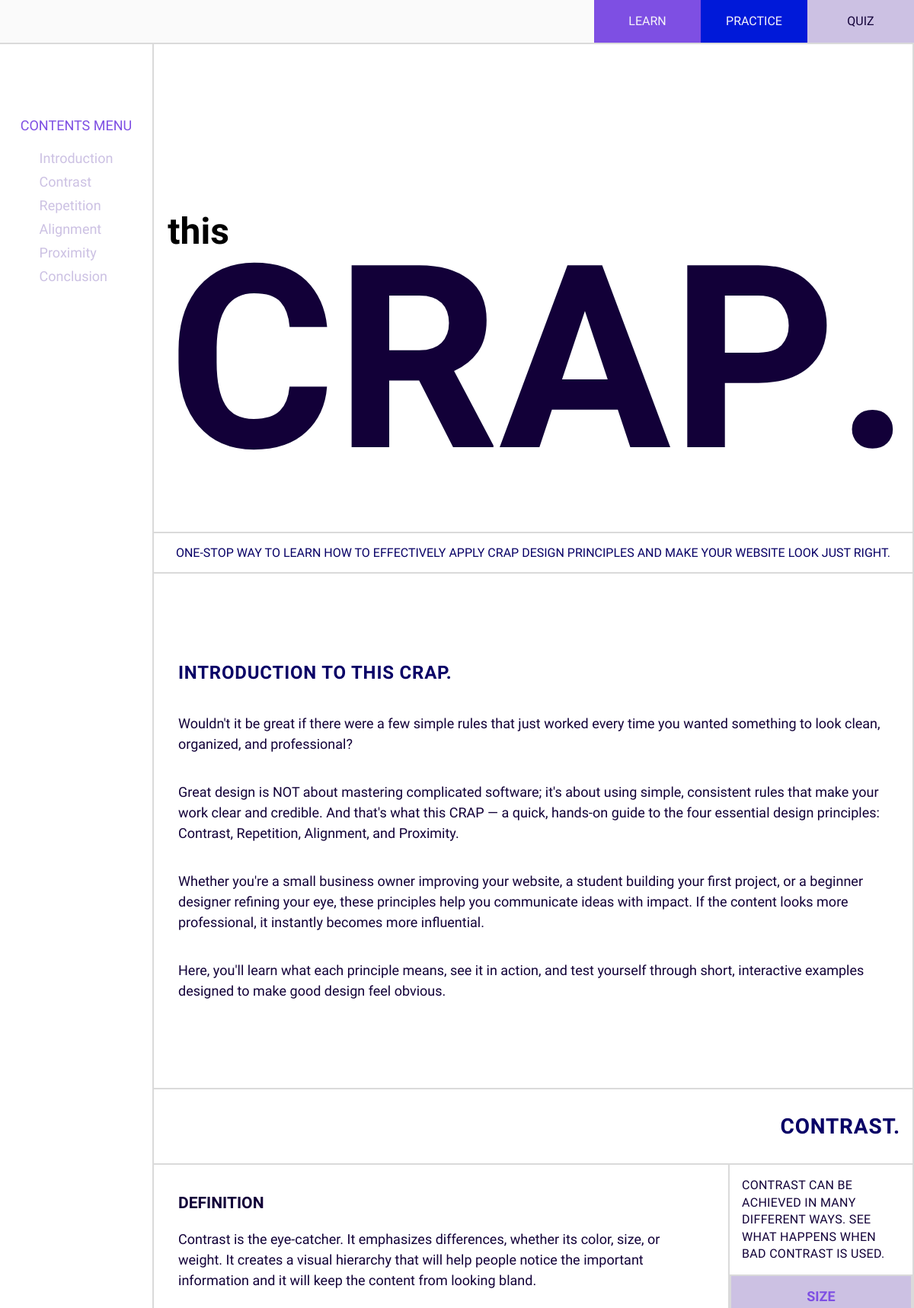
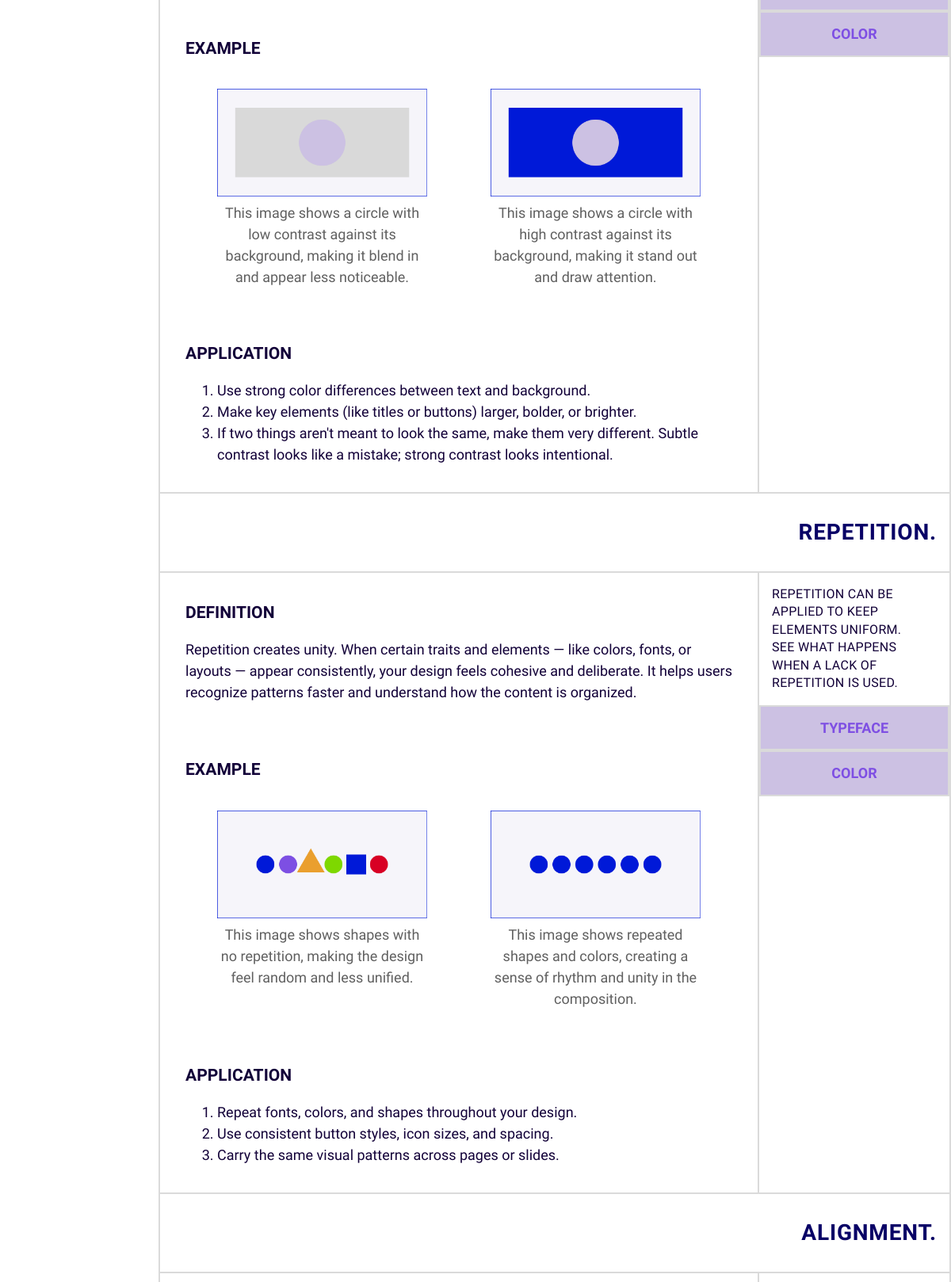
The page / (upper part) on the database its author committed (2 pictures, top to bottom).
### tables this page shows
CREATE TABLE pages (
  `id`                  INT UNSIGNED NOT NULL AUTO_INCREMENT PRIMARY KEY,
  `mode`                VARCHAR(30) NOT NULL,
  `title`               VARCHAR(30) NOT NULL,
  `hero_id`             INT UNSIGNED NOT NULL,
  `intro_heading`       TEXT NOT NULL,
  `intro_content`       TEXT NOT NULL,
  `summary`             TEXT,
  `conclusion_heading`  TEXT NOT NULL,
  `conclusion_content`  TEXT NOT NULL,

  FOREIGN KEY (hero_id) REFERENCES heros(id) ON DELETE RESTRICT
);

CREATE TABLE heros (
  `id`        INT UNSIGNED NOT NULL AUTO_INCREMENT PRIMARY KEY,
  `this`      BOOLEAN NOT NULL,  
  `title`     VARCHAR(5) NOT NULL,
  `subtitle`  TINYTEXT NOT NULL
);

CREATE TABLE principles (
  `id`                  INT UNSIGNED NOT NULL AUTO_INCREMENT PRIMARY KEY,
  `name`                VARCHAR(30) NOT NULL,
  `interaction_heading` TEXT NOT NULL,
  `definition`          TEXT NOT NULL,
  `before_image_id`     INT UNSIGNED NOT NULL, 
  `after_image_id`      INT UNSIGNED NOT NULL,
  `application_steps`   TEXT NOT NULL,

  FOREIGN KEY (before_image_id) REFERENCES images(id) ON DELETE RESTRICT,
  FOREIGN KEY (after_image_id) REFERENCES images(id) ON DELETE RESTRICT
);

CREATE TABLE images (
  `id`          INT UNSIGNED NOT NULL AUTO_INCREMENT PRIMARY KEY,
  `file_path`   TINYTEXT NOT NULL,
  `caption`     TEXT
);

### assets/inc/utils.inc.php (called while the page is built, shortened)
<?php
  function getPageInfo(mysqli $mysqli, string $mode) {
    $sql = "SELECT
              `mode`,
              pages.`title`,
              hero.`this` AS `hero_this`,
              hero.`title` AS `hero_title`,
              hero.`subtitle` AS `hero_subtitle`,
              `intro_heading`,
              `intro_content`,
              `summary`,
              `conclusion_heading`,
              `conclusion_content`
            FROM pages
            INNER JOIN heros AS hero ON hero.`id` = `hero_id`
            WHERE LOWER(`mode`) LIKE LOWER(?)";
    $stmt = $mysqli -> prepare($sql);
    $searchParam = "%$mode%";
    $stmt -> bind_param("s", $searchParam);
    if (!$stmt -> execute()) {
      error_log("getPageInfo execution error: $stmt -> error");
      return false;
    }
    $result = $stmt -> get_result();
    $info = $result -> fetch_assoc();
    return $info;
  }
  function getPrincipleInfo(mysqli $mysqli, string $principle) {
    $sql = "SELECT
              `name`,
              `interaction_heading`,
              `definition`,
              i_before.`file_path` AS `before_file_path`,
              i_before.`caption` AS `before_caption`,
              i_after.`file_path` AS `after_file_path`,
              i_after.`caption` AS `after_caption`,
              `application_steps`
            FROM principles
            INNER JOIN images AS i_before ON i_before.`id` = `before_image_id`
            INNER JOIN images AS i_after ON i_after.`id` = `after_image_id`
            WHERE LOWER(principles.`name`) LIKE LOWER(?)
          ";
    $stmt = $mysqli -> prepare($sql);
    $searchParam = "%$principle%";
    $stmt -> bind_param("s", $searchParam);
    if (!$stmt -> execute()) {
      error_log("getPrincipleInfo execution error: $stmt -> error");
      return false;
    }
    $result = $stmt -> get_result();
    $info = $result -> fetch_assoc();
    return $info;
  }
  function getPrincipleButtons(mysqli $mysqli, string $principle) {
    $sql = "SELECT principle_buttons.`name` FROM principle_buttons
            INNER JOIN principles ON principles.`id` = principle_id
            WHERE LOWER(principles.`name`) = LOWER(?)
           ";
    $stmt = $mysqli -> prepare($sql);
    $stmt -> bind_param("s", $principle);
    if (!$stmt -> execute()) {
      error_log("getPrincipleButtons execution error: $stmt -> error");
      return false;
    }
    $result = $stmt -> get_result();
    $buttons = [];
    while ($row = $result -> fetch_assoc()) {
      $buttons[] = $row['name'];
    }
    return $buttons;
  }
?>

### assets/inc/principle.inc.php (the view, shortened to what this page needs)
<section id="<?php echo strtolower($principleInfo['name']); ?>" class="principle-section" aria-labelledby="<?php echo strtolower($principleInfo['name']); ?>-title">
  <h2 id="<?php echo strtolower($principleInfo['name']); ?>-title" class="section-title"><?php echo $principleInfo['name']; ?>.</h2>
  <div class="principle-container">
    <div class="principle-interaction">
      <h3 class="heading-2">
        <?php echo $principleInfo['interaction_heading']; ?>
      </h3>
      <div class="principle-buttons">
        <?php foreach ($principleButtons as $buttonName) {
          echo "<button type=\"button\" id=". strtolower($principleInfo['name']) . ucfirst(strtolower($buttonName)) ." class=\"primary-button\">$buttonName</button>";
        } ?>
      </div>
    </div>
    <div class="principle-content">
      <div class="definition">
        <h3 class="heading-1">DEFINITION</h3>
        <p>
          <?php echo $principleInfo['definition']; ?>
        </p>
      </div>
      <div class="example">
        <h3 class="heading-1">EXAMPLE</h3>
        <div class="example-images">
          <figure>
            <img src="<?php echo $path.$principleInfo['before_file_path']; ?>" alt="Example of Bad <?php echo $principleInfo['name']; ?>">
            <figcaption class="caption">
              <?php echo $principleInfo['before_caption']; ?>
            </figcaption>
          </figure>
          <figure>
            <img src="<?php echo $path.$principleInfo['after_file_path']; ?>" alt="Example of Good <?php echo $principleInfo['name']; ?>">
            <figcaption class="caption">
              <?php echo $principleInfo['after_caption']; ?>
            </figcaption>
          </figure>
        </div>
      </div>
      <div class="application">
        <h3 class="heading-1">APPLICATION</h3>
        <ol>
          <?php echo $principleInfo['application_steps']; ?>
        </ol>
      </div>
    </div>
  </div>
</section>

### index.php (shortened to what this page needs)
<?php
  $path='./';
  $pageStyles="
    <link rel=\"stylesheet\" href=\"{$path}assets/css/principle.css\">
    <link rel=\"stylesheet\" href=\"{$path}assets/css/principleInteractions.css\">
  ";
  require_once($path.'database/connection.db.php');
  require_once($path.'assets/inc/utils.inc.php');
  $pageInfo=getPageInfo($mysqli, 'learn');
  require_once($path.'assets/inc/nav.inc.php');
  $contrastInfo=getPrincipleInfo($mysqli, 'contrast');
  $repetitionInfo=getPrincipleInfo($mysqli, 'repetition');
  $alignmentInfo=getPrincipleInfo($mysqli, 'alignment');
  $proximityInfo=getPrincipleInfo($mysqli, 'proximity');
  $contrastButtons=getPrincipleButtons($mysqli, 'contrast');
  $repetitionButtons=getPrincipleButtons($mysqli, 'repetition');
  $alignmentButtons=getPrincipleButtons($mysqli, 'alignment');
  $proximityButtons=getPrincipleButtons($mysqli, 'proximity');
?>
  <main id="main-content" class="container">
    <div class="row">
      <aside class="contents-menu col col-12 col-md-2 col-lg-2" role="navigation" aria-label="Page Sections Navigation">
        <h3>Contents Menu</h3>
        <ul class="contents-links">
          <li><a href="#introduction">Introduction</a></li>
          <li><a href="#contrast">Contrast</a></li>
          <li><a href="#repetition">Repetition</a></li>
          <li><a href="#alignment">Alignment</a></li>
          <li><a href="#proximity">Proximity</a></li>
          <li><a href="#conclusion">Conclusion</a></li>
        </ul>
      </aside>
      <div class="col col-12 col-md-10 col-lg-10">
        <?php include_once($path.'assets/inc/hero.inc.php'); ?>
        <?php include_once($path.'assets/inc/intro.inc.php'); ?>
        <?php
          $principleInfo=$contrastInfo;
          $principleButtons=$contrastButtons;
          include($path.'assets/inc/principle.inc.php');
          $principleInfo=$repetitionInfo;
          $principleButtons=$repetitionButtons;
          include($path.'assets/inc/principle.inc.php');
          $principleInfo=$alignmentInfo;
          $principleButtons=$alignmentButtons;
          include($path.'assets/inc/principle.inc.php');
          $principleInfo=$proximityInfo;
          $principleButtons=$proximityButtons;
          include($path.'assets/inc/principle.inc.php');
        ?>
      </div>
    </div>
  </main>
<?php
  include_once($path.'assets/inc/footer.inc.php');
?>

### assets/inc/nav.inc.php (shortened to what this page needs)
<!DOCTYPE html>
<html lang="en">
<head>
  <link rel="stylesheet" href="<?php echo $path; ?>assets/css/theme.css">
  <link rel="stylesheet" href="<?php echo $path; ?>assets/css/grid.css">
  <link rel="stylesheet" href="<?php echo $path; ?>assets/css/animation.css">
  <link rel="stylesheet" href="<?php echo $path; ?>assets/css/nav.css">
  <link rel="stylesheet" href="<?php echo $path; ?>assets/css/footer.css">
  <link rel="stylesheet" href="<?php echo $path; ?>assets/css/hero.css">
  <link rel="stylesheet" href="<?php echo $path; ?>assets/css/page.css">
  <?php echo $pageStyles ?? ''; ?>
</head>
<body>
  <nav role="navigation" aria-label="Main Navigation">
    <div class="desktop-nav">
      <ul class="desktop-nav-links">
        <li class="learn"><a href="<?php echo strtolower($pageInfo['mode']) === 'learn' ? '#' : $path.'index.php'; ?>" onclick="() => delayedReroute()">LEARN</a></li>
        <li class="practice"><a href="<?php echo strtolower($pageInfo['mode']) === 'practice' ? '#' : $path.'pages/practice.php'; ?>" onclick="() => delayedReroute()">PRACTICE</a></li>
        <li class="quiz"><a href="<?php echo strtolower($pageInfo['mode']) === 'quiz' ? '#' : $path.'pages/quiz.php'; ?>" onclick="() => delayedReroute()">QUIZ</a></li>
      </ul>
    </div>
  </nav>

### assets/inc/hero.inc.php
<header class="col col-12">
  <div class="hero-container">
    <h1 class="hero">
      <?php echo $pageInfo['hero_this'] != 0 ? '<span class="this">this</span>' : ''; ?>
      <div class="crap">
        <?php foreach (str_split($pageInfo['hero_title']) as $char) {
          echo "<span>$char</span>";
        } ?>
      </div>
    </h1>
  </div>
  <h2 class="hero-subtitle">
    <?php echo $pageInfo['hero_subtitle']; ?>
  </h2>
</header>

### assets/inc/intro.inc.php (shortened to what this page needs)
<section id="introduction" class="intro-section section-content">
  <h2 class="section-title"><?php echo $pageInfo['intro_heading']; ?></h2>
  <?php echo $pageInfo['intro_content']; ?>
</section>

### assets/inc/footer.inc.php (shortened to what this page needs)
</body>
</html>

### assets/css/theme.css (style rules this page uses)
:root { --color-primary-light: #CCC1E3; --color-primary-dark: #7E4FE3; --color-secondary-light: #0019D9; --color-secondary-dark: #080066; --color-background: #FAFAFA; --color-outline: #DADADA; --color-text-light: #F6F5FA; --color-text-dark: #120038; --color-text-accent: #7E4FE3; --color-text-caption: #606060; --font-family-primary: "Albert Sans", sans-serif; --font-family-accent: "Sofia Sans Semi Condensed", sans-serif; --font-weight-light: 300; --font-weight-regular: 500; --font-weight-medium: 600; --font-weight-semibold: 700; --font-weight-bold: 800; --font-size-body-mobile: 16px; --font-size-body-desktop: 18px; --font-size-caption-mobile: 14px; --font-size-caption-desktop: 16px; --font-size-heading-mobile: 16px; --font-size-heading-desktop: 20px; --font-size-section-title-mobile: 24px; --font-size-section-title-desktop: 28px; --font-size-hero: clamp(72px, 28vw, 350px); --font-size-sm: 12px; --font-size-md: 18px; --font-size-lg: 24px; --font-size-xl: 48px; --timing-function-logo: cubic-bezier(0.47, 0, 0.745, 0.715); --timing-function-mobile-nav: cubic-bezier(0.25, 0.84, 0.44, 1); }
.hero-subtitle { font-weight: var(--font-weight-regular); color: var(--color-secondary-dark); }
.section-title { font-family: var(--font-family-accent); font-weight: var(--font-weight-semibold); text-transform: uppercase; color: var(--color-secondary-dark); letter-spacing: 0.05rem; }
.heading-1 { font-family: var(--font-family-accent); font-weight: var(--font-weight-medium); text-transform: none; color: var(--color-text-dark); }
.heading-2 { font-family: var(--font-family-primary); font-weight: var(--font-weight-regular); text-transform: uppercase; color: var(--color-text-dark); letter-spacing: 0.02em; }
p, li, label { font-family: var(--font-family-primary); font-weight: var(--font-weight-light); color: var(--color-text-dark); }
.caption { font-family: var(--font-family-primary); font-weight: var(--font-weight-light); color: var(--color-text-caption); }
.primary-button { background-color: var(--color-primary-light); color: var(--color-text-accent); border: 2px solid transparent; text-transform: capitalize; padding: 1rem 1.5rem; cursor: pointer; transition: color 0.3s ease-out; }
*, *::before, *::after { box-sizing: border-box; }
html { scroll-behavior: smooth; scroll-padding-top: 4rem; -moz-text-size-adjust: none; -webkit-text-size-adjust: none; text-size-adjust: none; }
body { margin: 0; padding: 0; min-height: 100vh; min-width: 350px; line-height: 1.5; font-family: var(--font-family-primary); font-size: var(--font-size-body-mobile); }
h1, h2, h3, h4, button, input, label { line-height: 1.2; }
h1, h2, h3, h4 { text-wrap: balance; }
input, button, textarea, select { font-family: inherit; font-size: inherit; }
@media screen and (min-width: 60rem) { body { font-weight: var(--font-weight-regular); font-size: var(--font-size-body-desktop); } }

### assets/css/grid.css (style rules this page uses)
.container { max-width: 1280px; margin: 0 auto; }
.row { display: flex; flex-wrap: wrap; }
.col { flex: 1 0 0%; }
.col-12 { flex: 0 0 100%; max-width: 100%; }
@media (min-width: 850px) { .col-md-10 { flex: 0 0 78%; max-width: 78%; } }
@media (min-width: 850px) { .col-md-2 { flex: 0 0 22%; max-width: 22%; } }
@media (min-width: 1200px) { .col-lg-10 { flex: 0 0 83.3333%; max-width: 83.3333%; } }
@media (min-width: 1200px) { .col-lg-2 { flex: 0 0 16.6667%; max-width: 16.6667%; } }

### assets/css/nav.css (style rules this page uses)
nav { position: sticky; top: 0; margin: 0; padding: 0; z-index: 1000; }
.desktop-nav { display: flex; flex-direction: row; justify-content: space-between; }
.desktop-nav-links { display: none; list-style-type: none; padding: 0; margin: 0; width: 100%; }
.learn a { background-color: var(--color-text-accent); color: var(--color-text-light); }
.practice a { background-color: var(--color-secondary-light); color: var(--color-text-light); }
.quiz a { background-color: var(--color-primary-light); color: var(--color-text-dark); }
@media screen and (min-width: 750px) { .desktop-nav-links { display: flex; flex-direction: row; justify-content: flex-end; border-bottom: 2px solid var(--color-outline); background-color: var(--color-background); } }
@media screen and (min-width: 750px) { .desktop-nav-links li { width: 140px; cursor: pointer; text-align: center; } }
@media screen and (min-width: 750px) { .desktop-nav-links li a { display: block; padding: 1rem 2rem; font-size: 16px; font-weight: normal; text-decoration: none; } }

### rows shown on the page
pages: hero.title "C", hero.title "R", hero.title "A", hero.title "P", hero.title ".", hero.subtitle "ONE-STOP WAY TO LEARN HOW TO EFFECTIVELY APPLY CRAP DESIGN PRINCIPLES AND MAKE YOUR WEBSITE LOOK JUST RIGHT.", intro_heading "INTRODUCTION TO THIS CRAP.", intro_content "Wouldn't it be great if there were a few simple rules that just worked every time you wanted something to look clean, organized, and professional? Great design is NOT about mastering complicated software; it's about using simple, consistent rules that make your work clear and credible. And that's what this CRAP — a quick, hands-on guide to the four essential design principles: Contrast, Repetition, Alignment, and Proximity. Whether you're a small business owner improving your website, a student building your first project, or a beginner designer refining your eye, these principles help you communicate ideas with impact. If the content looks more professional, it instantly becomes more…"
principles: name "CONTRAST", interaction_heading "CONTRAST CAN BE ACHIEVED IN MANY DIFFERENT WAYS. SEE WHAT HAPPENS WHEN BAD CONTRAST IS USED.", definition "Contrast is the eye-catcher. It emphasizes differences, whether its color, size, or weight. It creates a visual hierarchy that will help people notice the important information and it will keep the content from looking bland.", before_image.file_path (picture), before_image.caption "This image shows a circle with low contrast against its background, making it blend in and appear less noticeable.", after_image.file_path (picture), after_image.caption "This image shows a circle with high contrast against its background, making it stand out and draw attention.", application_steps "Use strong color differences between text and background. Make key elements (like titles or buttons) larger, bolder, or brighter. If two things aren't meant to look the same, make them very different. Subtle contrast looks like a mistake; strong contrast looks intentional."
principles: name "REPETITION", interaction_heading "REPETITION CAN BE APPLIED TO KEEP ELEMENTS UNIFORM. SEE WHAT HAPPENS WHEN A LACK OF REPETITION IS USED.", definition "Repetition creates unity. When certain traits and elements — like colors, fonts, or layouts — appear consistently, your design feels cohesive and deliberate. It helps users recognize patterns faster and understand how the content is organized.", before_image.file_path (picture), before_image.caption "This image shows shapes with no repetition, making the design feel random and less unified.", after_image.file_path (picture), after_image.caption "This image shows repeated shapes and colors, creating a sense of rhythm and unity in the composition.", application_steps "Repeat fonts, colors, and shapes throughout your design. Use consistent button styles, icon sizes, and spacing. Carry the same visual patterns across pages or slides."
principles: name "ALIGNMENT"

### other values the page prints
$buttonName "SIZE"
$buttonName "COLOR"
$buttonName "TYPEFACE"
